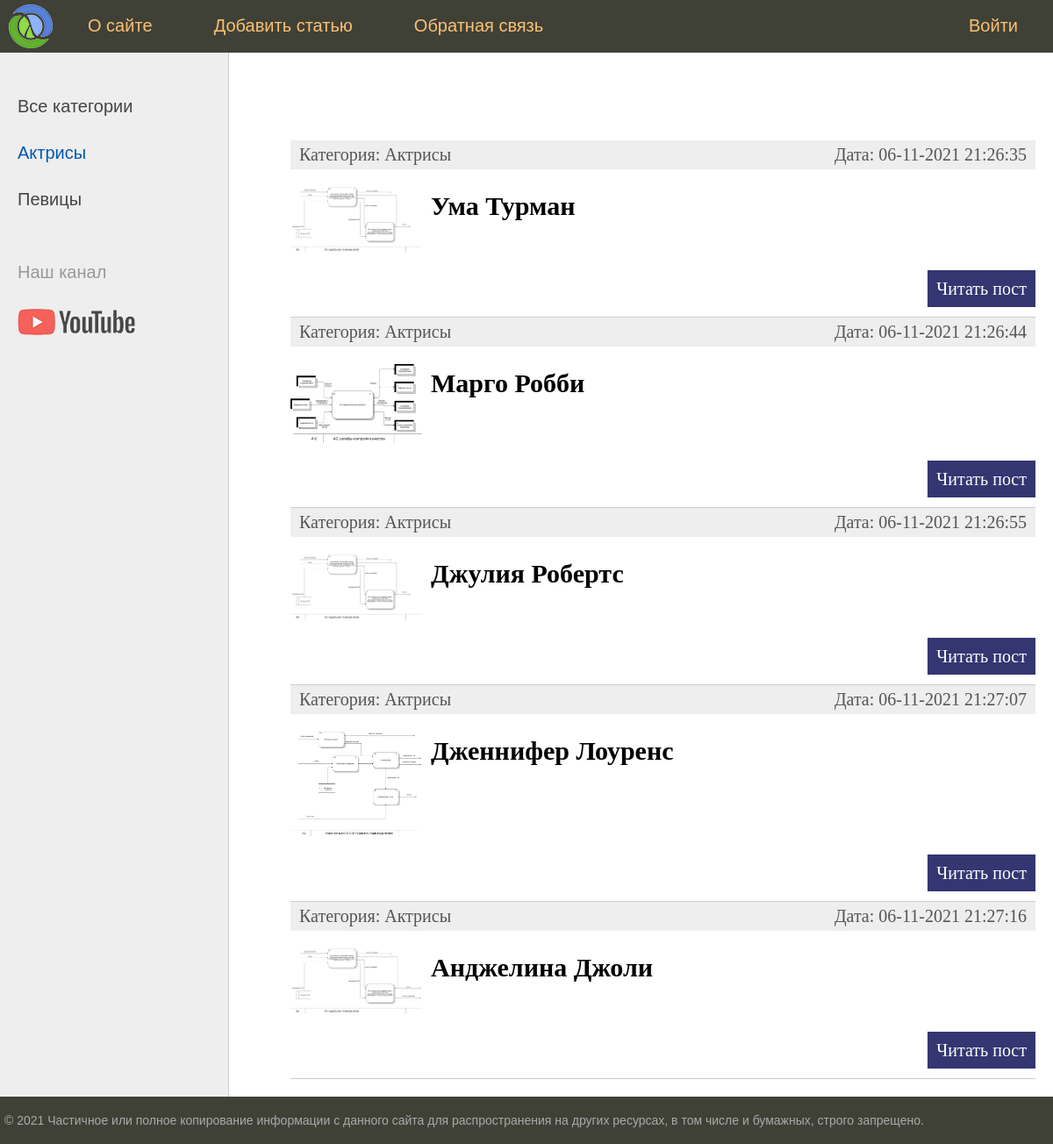
Page /category/1/ on the committed database.
### women/models.py (models this page shows, shortened)
class Category(models.Model):
    name = models.CharField(max_length=100, db_index=True, verbose_name='Категория')
    slug = models.SlugField(max_length=255, unique=True, db_index=True, verbose_name='URL')
    def __str__(self):
        return self.name
    def get_absolute_url(self):
        return reverse('category', kwargs={'cat_id': self.id})
    class Meta:
        verbose_name = 'Категория'
        verbose_name_plural = 'Категории'
        ordering = ['name', ]

class Women(models.Model):
    title = models.CharField(max_length=255, verbose_name='Заголовок')
    slug = models.SlugField(max_length=255, unique=True, db_index=True, verbose_name='URL')
    content = models.TextField(blank=True, verbose_name='Текст статьи')
    photo = models.ImageField(upload_to='photos/%Y/%m/%d', verbose_name='Фото')
    time_create = models.DateTimeField(auto_now_add=True, verbose_name='Время создания')
    time_update = models.DateTimeField(auto_now=True, verbose_name='Время изменения')
    is_published = models.BooleanField(default=True, verbose_name='Публикация')
    cat = models.ForeignKey('Category', on_delete=models.PROTECT, verbose_name='Категория')
    def get_absolute_url(self):
        return reverse('post', kwargs={'post_slug': self.slug})
    class Meta:
        verbose_name = 'Известная женщина'
        verbose_name_plural = 'Известные женщины'
        ordering = ['time_create', 'title']

### women/views.py (the view)
# urls.py: path('category/<int:cat_id>/', show_category, name='category'),
def show_category(request, cat_id):
    posts = Women.objects.filter(cat_id=cat_id)
    if len(posts) == 0:
        raise Http404
    context = {
        'posts': posts,
        'menu': menu,
        'title': 'Отображение по рубрикам',
        'cat_selected': cat_id,
    }
    return render(request, 'women/index.html', context=context)

### women/templatetags/women_tags.py (called while the page is built)
@register.inclusion_tag('women/list_categories.html')
def show_categories(sort=None, cat_selected=0):
    if not sort:
        cats = Category.objects.all()
    else:
        cats = Category.objects.order_by(sort)
    return {"cats": cats, "cat_selected": cat_selected}

### women/templates/women/index.html (shortened to what this page needs)
{% extends 'women/base.html' %}
{% block content %}
<ul class="list-articles">
    {% for p in posts %}
    <li>
        <div class="article-panel">
            <p class="first">Категория: {{ p.cat }}</p>
            <p class="last">Дата: {{ p.time_update|date:"d-m-Y H:i:s" }}</p>
        </div>
        {% if p.photo %}
        <p>
            <image class="img-article-left thumb" src="{{ p.photo }}"></image>
        </p>
        {% endif %}
        <h2>{{p.title}}</h2>
        <p class="link-read-post"><a href="{{ p.get_absolute_url }}">Читать пост</a></p>
    </li>
    {% endfor %}
</ul>
{% endblock %}

### women/templates/women/list_categories.html
{% for c in cats %}
{% if c.pk == cat_selected %}
<li class="selected">{{ c.name }}</li>
{% else %}
<li><a href="{{ c.get_absolute_url }}">{{ c.name }}</a></li>
{% endif %}
{% endfor %}

### women/static/women/css/styles.css (style rules this page uses)
html, body { font-family: 'Arial'; margin: 0; padding: 0; height: 100%; width: 100%; color: #444; }
a { color: #0059b2; text-decoration: none; }
img { max-width: 600px; height: auto; }
img.img-article-left { max-width: 300px; height: auto; float: left; padding: 0 10px 10px 0; }
img.img-article-left.thumb { max-width: 150px; height: auto; }
p.link-read-post { text-align: right; }
p.link-read-post a { padding: 10px; min-width: 100px; background: #333671; color: #fff; text-decoration: none; }
div.article-panel { background: #eee; padding: 5px 10px 5px 10px; box-sizing border-box; overflow: hidden; color: #555; }
div.article-panel p.first { margin: 0; float: left; }
div.article-panel p.last { margin: 0; float: right; }
ul.list-articles { list-style: none; margin: 0; padding: 0; }
ul.list-articles li { border-bottom: 1px solid #ccc; }
.left-chapters ul li { margin: 30px 0 0 0; color: #999; }
.left-chapters ul li.selected { color: #0059b2; }
.left-chapters ul li a { color: #444; text-decoration: none; }

### rows in the picture
Category: name "Актрисы"
Category: name "Певицы"
Women: cat "Актрисы", time_update "06-11-2021 21:26:35", photo (picture), title "Ума Турман"
Women: cat "Актрисы", time_update "06-11-2021 21:26:44", photo (picture), title "Марго Робби"
Women: cat "Актрисы", time_update "06-11-2021 21:26:55", photo (picture), title "Джулия Робертс"
Women: cat "Актрисы", time_update "06-11-2021 21:27:07", photo (picture), title "Дженнифер Лоуренс"
Women: cat "Актрисы", time_update "06-11-2021 21:27:16", photo (picture), title "Анджелина Джоли"

### other values in the picture
{{ m.title }} "О сайтe" "Добавить статью" "Обратная связь"
{{ m.title }} "Войти"
